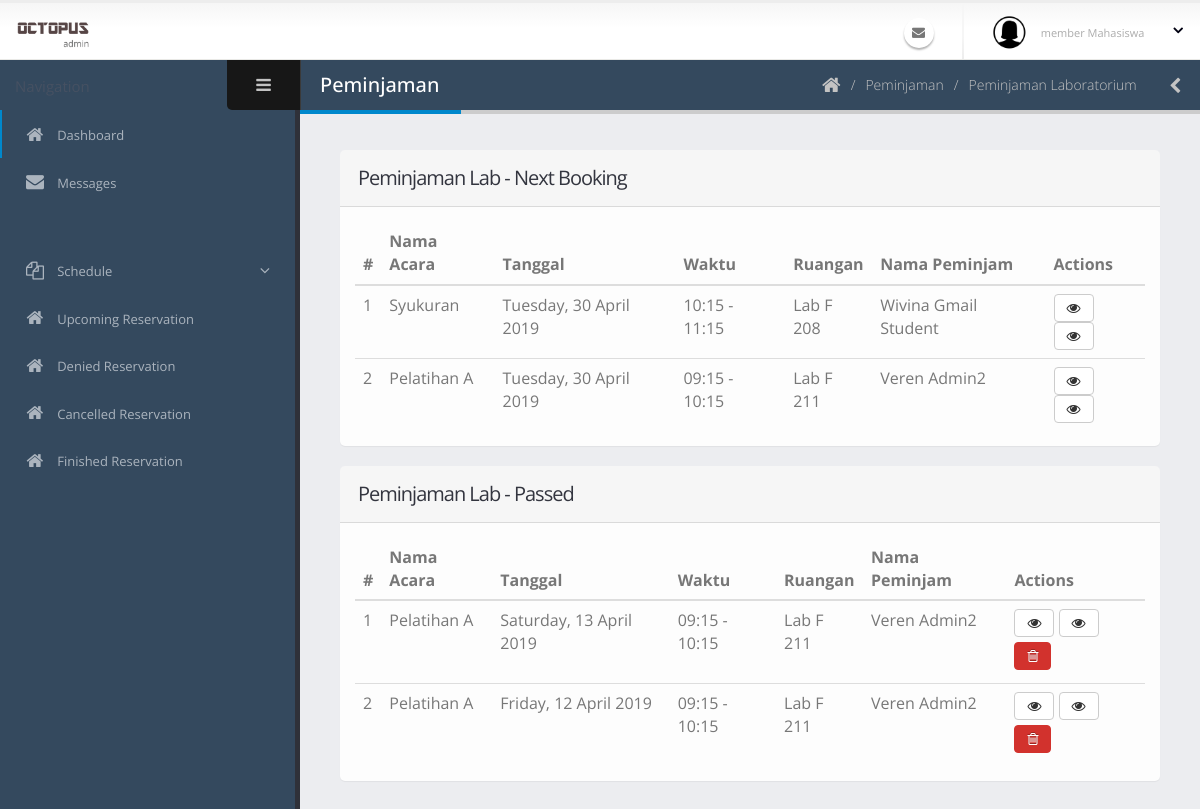
/admin/peminjamanAdminLab.php, run on an earlier commit of the app's database.
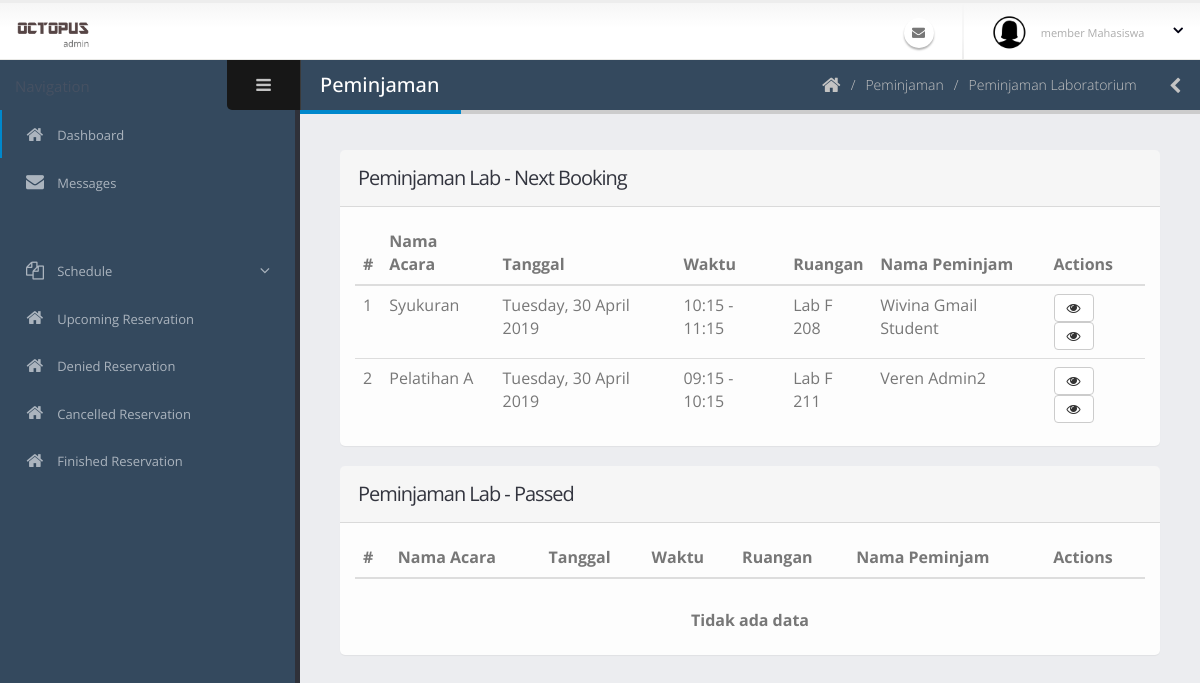
And on a later commit of the database.
### tables this page shows
CREATE TABLE `peminjaman` (
  `id_peminjaman` varchar(40) NOT NULL COMMENT 'PJ-0',
  `tanggal_peminjaman` date NOT NULL,
  `id_ruangan` varchar(40) NOT NULL,
  `waktu_mulai` time NOT NULL,
  `waktu_selesai` time NOT NULL,
  `id_pengguna` varchar(40) NOT NULL,
  `acara` varchar(70) NOT NULL,
  `jumlah_peserta` int(11) NOT NULL,
  `id_kategoriAcara` int(11) NOT NULL,
  `deskripsi_acara` text NOT NULL,
  `status_peminjaman` int(11) NOT NULL COMMENT '0:TUNGGU APPROVE, 1:APPROVED, 2:SEDANG DIPINJAM, 3:SELESAI, 4:TIDAK APPROVE 5:DIBATALKAN 6:TIMEOUT',
  `user_add` varchar(40) NOT NULL,
  `waktu_add` datetime NOT NULL,
  `user_edit` varchar(40) NOT NULL,
  `waktu_edit` datetime NOT NULL,
  `user_delete` varchar(40) NOT NULL,
  `waktu_delete` datetime NOT NULL,
  `status_delete` int(11) NOT NULL
);

CREATE TABLE `ruangan` (
  `id_ruangan` varchar(40) NOT NULL COMMENT 'R-0',
  `nama_ruangan` varchar(60) NOT NULL,
  `jenis_ruangan` int(11) NOT NULL COMMENT '1:LABORATORY, 2: MEETING ROOM',
  `gedung_lantai` varchar(20) NOT NULL,
  `kapasitas` int(11) NOT NULL,
  `deskripsi` text NOT NULL,
  `user_add` varchar(40) NOT NULL,
  `waktu_add` datetime NOT NULL,
  `user_edit` varchar(40) NOT NULL,
  `waktu_edit` datetime NOT NULL,
  `user_delete` varchar(40) NOT NULL,
  `waktu_delete` datetime NOT NULL,
  `status_delete` int(11) NOT NULL
);

CREATE TABLE `pengguna` (
  `id_pengguna` varchar(40) NOT NULL COMMENT 'USER-0',
  `email` varchar(50) NOT NULL,
  `kata_sandi` text NOT NULL,
  `nama_lengkap` varchar(60) NOT NULL,
  `jenis_kelamin` char(1) NOT NULL,
  `tanggal_lahir` date NOT NULL,
  `alamat` text NOT NULL,
  `no_hp` varchar(20) NOT NULL,
  `tanggal_masuk` date NOT NULL,
  `status_pengguna` int(11) NOT NULL COMMENT '1: SUPER ADMIN, 2: ADMIN, 3: MEMBER DOSEN, 4:MEMBER MAHASISWA',
  `status_daftar` int(11) NOT NULL COMMENT '0 =TIDAK AKTIF, 1=MENUNGGU APPROVE, 2=AKTIF',
  `user_add` varchar(40) NOT NULL,
  `waktu_add` datetime NOT NULL,
  `user_edit` varchar(40) NOT NULL,
  `waktu_edit` datetime NOT NULL,
  `user_delete` varchar(40) NOT NULL,
  `waktu_delete` datetime NOT NULL,
  `status_delete` int(11) NOT NULL
);

### admin/peminjamanAdminLab.php (the view, shortened to what the changed rows need)
<?php include('../koneksi.php'); ?>
<?php include('req/head.php');?>
<?php include('req/header.php');?>
<?php include('req/leftbar.php');?>
	<section role="main" class="content-body">
		<header class="page-header">
			<h2>Peminjaman</h2>
		</header>
<section class="panel">
    <header class="panel-heading">
        <h2 class="panel-title">Peminjaman Lab - Next Booking</h2>
    </header>
    <div class="panel-body">
        <div class="table-responsive">
            <table class="table table-hover mb-none">
                <thead>
                    <tr>
                        <th>#</th>
                        <th>Nama Acara</th>
                        <th>Tanggal</th>
                        <th>Waktu</th>
                        <th>Ruangan</th>
                        <th>Nama Peminjam</th>
                        <th>Actions</th>
                    </tr>
                </thead>
                <tbody>
                <?php
                        $query = mysqli_query($koneksi, "SELECT * FROM peminjaman join ruangan join pengguna join kategori_acara on kategori_acara.id_kategoriAcara = peminjaman.id_kategoriAcara AND ruangan.id_ruangan = peminjaman.id_ruangan AND pengguna.id_pengguna = peminjaman.id_pengguna WHERE ruangan.jenis_ruangan='1' AND peminjaman.tanggal_peminjaman>=curdate() AND status_peminjaman='1' AND id_peminjaman not in (select id_peminjaman from peminjaman where tanggal_peminjaman=curdate() and waktu_selesai<= curtime())");
                        $no=0;
if(mysqli_num_rows($query)==0){
    ?>
    <td colspan="7" style="text-align:center"><br><b>Tidak ada data</b></td>
<?php
}else{
                        while($data=mysqli_fetch_array($query)){
                            $no++;
                            $time = $data['tanggal_peminjaman'];
                            $times = date("l, d F Y",strtotime($time));
                            $mulai = date("H:i",strtotime($data['waktu_mulai']));
                            $selesai = date("H:i",strtotime($data['waktu_selesai']));
                        ?>
                    <tr>
                        <td><?php echo $no ?></td>
                        <td><?php echo $data['acara'] ?></td>
                        <td><?php echo $times ?></td>
                        <td><?php echo $mulai . " - " . $selesai ?></td>
                        <td><?php echo $data['nama_ruangan'] ?></td>
                        <td><?php echo $data['nama_lengkap'] ?></td>
                        <td class=" actions-fade">
                        <a class="modal-with-form btn btn-default" data-toggle="tooltip" data-placement="top" title="Detail" href="#detailpinjamnya<?php echo $data['id_peminjaman'];?>"><i class="fa fa-eye"></i>
                        </a>
                            <a class="btn btn-default" data-toggle="tooltip" data-placement="top" title="PDF" href="cetakPeminjamanAkanDatang.php?idpinjam=<?php echo $data['id_peminjaman'] ?>" target="_blank" ><i class='fa fa-eye' ></i>
                            </a>
                        </td>
                    </tr>
                    <?php }} ?>
                </tbody>
            </table>
        </div>
    </div>
</section>
<section class="panel">
    <header class="panel-heading">
        <h2 class="panel-title">Peminjaman Lab - Passed</h2>
    </header>
    <div class="panel-body">
        <div class="table-responsive">
            <table class="table table-hover mb-none">
                <thead>
                    <tr>
                        <th>#</th>
                        <th>Nama Acara</th>
                        <th>Tanggal</th>
                        <th>Waktu</th>
                        <th>Ruangan</th>
                        <th>Nama Peminjam</th>
                        <th>Actions</th>
                    </tr>
                </thead>
                <tbody>
                <?php
                        $query = mysqli_query($koneksi, "SELECT * FROM peminjaman join ruangan join pengguna join kategori_acara on kategori_acara.id_kategoriAcara = peminjaman.id_kategoriAcara AND ruangan.id_ruangan = peminjaman.id_ruangan AND pengguna.id_pengguna = peminjaman.id_pengguna WHERE ruangan.jenis_ruangan='1' AND peminjaman.tanggal_peminjaman<=curdate() AND status_peminjaman='1' AND id_peminjaman not in (select id_peminjaman from peminjaman where tanggal_peminjaman=curdate() and waktu_selesai>= curtime())");
                        $no=0;
if(mysqli_num_rows($query)==0){
    ?>
    <td colspan="7" style="text-align:center"><br><b>Tidak ada data</b></td>
<?php
}else{
                        while($data=mysqli_fetch_array($query)){
                            $no++;
                            $time = $data['tanggal_peminjaman'];
                            $times = date("l, d F Y",strtotime($time));
                            $mulai = date("H:i",strtotime($data['waktu_mulai']));
                            $selesai = date("H:i",strtotime($data['waktu_selesai']));
                        ?>
                    <tr>
                        <td><?php echo $no ?></td>
                        <td><?php echo $data['acara'] ?></td>
                        <td><?php echo $times ?></td>
                        <td><?php echo $mulai . " - " . $selesai ?></td>
                        <td><?php echo $data['nama_ruangan'] ?></td>
                        <td><?php echo $data['nama_lengkap'] ?></td>
                        <td class=" actions-fade">
                        <a class="modal-with-form btn btn-default" data-toggle="tooltip" data-placement="top" title="Detail" href="#detailpinjamnya<?php echo $data['id_peminjaman'];?>"><i class="fa fa-eye"></i>
                        </a>
                            <a class="btn btn-default" data-toggle="tooltip" data-placement="top" title="PDF" href="cetakPeminjamanAkanDatang.php" target="_blank" ><i class='fa fa-eye' ></i>
                            </a>
                            <a class="btn btn-danger mb-xs mt-xs mr-xs modal-sizes btn btn-default"data-toggle="tooltip" data-placement="top" title="Selesaikan" href="#selesaikan<?php echo $data['id_peminjaman'];?>"><i class='fa fa-trash-o'></i></a>
                        </td>
                    </tr>
                    <?php }} ?>
                </tbody>
            </table>
        </div>
    </div>
</section>
<?php include('req/endtitle.php');?>
<?php include('req/script.php');?>

What changed in the data, as far as the page shows it:
no longer on this page (row edited): peminjaman: acara "Pelatihan A", tanggal_peminjaman "Saturday, 13 April 2019", waktu_mulai "09:15", waktu_selesai "10:15", id_ruangan.nama_ruangan "Lab F 211", id_pengguna.nama_lengkap "Veren Admin2", shown under "Peminjaman Lab - Passed"
removed peminjaman: acara "Pelatihan A", tanggal_peminjaman "Friday, 12 April 2019", waktu_mulai "09:15", waktu_selesai "10:15", id_ruangan.nama_ruangan "Lab F 211", id_pengguna.nama_lengkap "Veren Admin2", shown under "Peminjaman Lab - Passed"
Also different on the page:
text now shown: "Tidak ada data"
